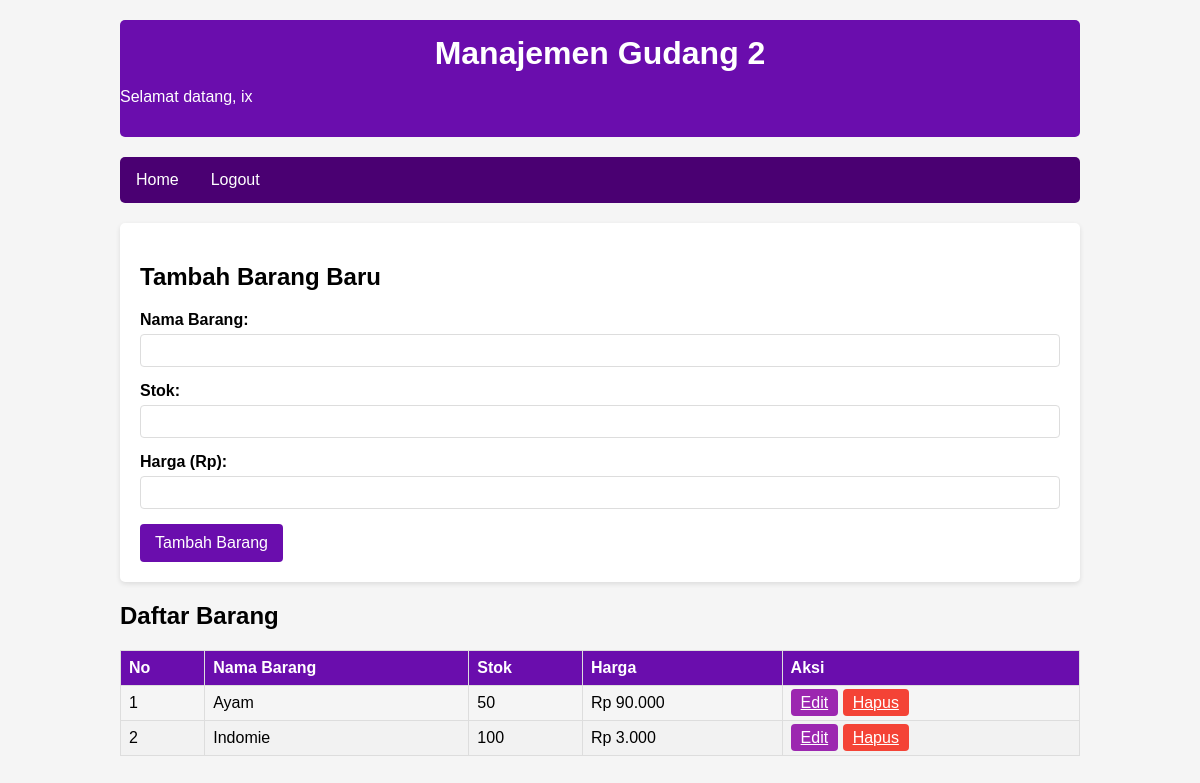
/index.php (signed in), run on the app's committed database.
### tables this page shows
CREATE TABLE `items` (
  `id` int(11) NOT NULL,
  `gudang_id` varchar(7) DEFAULT NULL,
  `nama_barang` varchar(100) NOT NULL,
  `stok_barang` int(11) NOT NULL,
  `harga` decimal(10,2) NOT NULL
);

### index.php (the view, shortened to what this page needs)
<?php
include 'config.php';
$stmt = $pdo->prepare("SELECT * FROM items WHERE gudang_id = ? ORDER BY nama_barang");
$stmt->execute([$_SESSION['gudang_id']]);
$items = $stmt->fetchAll();
?>
<!DOCTYPE html>
<html lang="en">
<head>
    <link rel="stylesheet" href="style.css">
</head>
<body>
    <div class="container">
        <div class="header">
            <h1>Manajemen Gudang <?php echo $_SESSION['gudang_id']; ?></h1>
            <p>Selamat datang, <?php echo htmlspecialchars($_SESSION['username']); ?></p>
        </div>
        <div class="navbar">
            <a href="index.php">Home</a>
            <a href="logout.php" class="logout-btn">Logout</a>
        </div>
        <div class="item-form">
            <h2>Tambah Barang Baru</h2>
            <form method="POST">
                <div class="form-group">
                    <label for="nama_barang">Nama Barang:</label>
                    <input type="text" id="nama_barang" name="nama_barang" required>
                </div>
                <div class="form-group">
                    <label for="stok_barang">Stok:</label>
                    <input type="number" id="stok_barang" name="stok_barang" min="0" required>
                </div>
                <div class="form-group">
                    <label for="harga">Harga (Rp):</label>
                    <input type="number" id="harga" name="harga" min="0" step="100" required>
                </div>
                <button type="submit" name="tambah_barang" class="btn">Tambah Barang</button>
            </form>
        </div>
        <div class="items-list">
            <h2>Daftar Barang</h2>
            <?php if (count($items) > 0): ?>
                <table class="table">
                    <thead>
                        <tr>
                            <th>No</th>
                            <th>Nama Barang</th>
                            <th>Stok</th>
                            <th>Harga</th>
                            <th>Aksi</th>
                        </tr>
                    </thead>
                    <tbody>
                        <?php foreach ($items as $index => $item): ?>
                            <tr>
                                <td><?php echo $index + 1; ?></td>
                                <td><?php echo htmlspecialchars($item['nama_barang']); ?></td>
                                <td><?php echo $item['stok_barang']; ?></td>
                                <td>Rp <?php echo number_format($item['harga'], 0, ',', '.'); ?></td>
                                <td>
                                    <a href="edit_item.php?id=<?php echo $item['id']; ?>" class="btn"
                                        style="background-color: var(--primary-light); padding: 5px 10px;">Edit</a>
                                    <a href="delete_item.php?id=<?php echo $item['id']; ?>" class="btn"
                                        style="background-color: #f44336; padding: 5px 10px;"
                                        onclick="return confirm('Yakin ingin menghapus?')">Hapus</a>
                                </td>
                            </tr>
                        <?php endforeach; ?>
                    </tbody>
                </table>
            <?php else: ?>
                <p>Belum ada barang di gudang ini.</p>
            <?php endif; ?>
        </div>
    </div>
</body>
</html>

### style.css (style rules this page uses)
:root { --primary-color: #6a0dad; --primary-light: #9c27b0; --primary-dark: #4a0072; --text-on-primary: #ffffff; --background: #f5f5f5; }
body { font-family: Arial, sans-serif; background-color: var(--background); margin: 0; padding: 0; }
.container { width: 80%; margin: 0 auto; padding: 20px; }
.header { background-color: var(--primary-color); color: var(--text-on-primary); padding: 15px 0; margin-bottom: 20px; border-radius: 5px; }
.header h1 { margin: 0; text-align: center; }
.login-form, .item-form { background-color: white; padding: 20px; border-radius: 5px; box-shadow: 0 2px 5px rgba(0,0,0,0.1); margin-bottom: 20px; }
.form-group { margin-bottom: 15px; }
.form-group label { display: block; margin-bottom: 5px; font-weight: bold; }
.form-group input { width: 100%; padding: 8px; border: 1px solid #ddd; border-radius: 4px; box-sizing: border-box; }
.btn { background-color: var(--primary-color); color: var(--text-on-primary); border: none; padding: 10px 15px; border-radius: 4px; cursor: pointer; font-size: 16px; }
.table { width: 100%; border-collapse: collapse; margin-top: 20px; }
.table th, .table td { border: 1px solid #ddd; padding: 8px; text-align: left; }
.table th { background-color: var(--primary-color); color: var(--text-on-primary); }
.table tr:nth-child(even) { background-color: #f2f2f2; }
.navbar { background-color: var(--primary-dark); overflow: hidden; margin-bottom: 20px; border-radius: 5px; }
.navbar a { float: left; display: block; color: var(--text-on-primary); text-align: center; padding: 14px 16px; text-decoration: none; }
.logout-btn { float: right; }

### data on the page
items: nama_barang "Ayam", stok_barang "50", harga "90.000"
items: nama_barang "Indomie", stok_barang "100", harga "3.000"

### other printed values
$_SESSION['gudang_id'] "2"
$_SESSION['username'] "ix"
